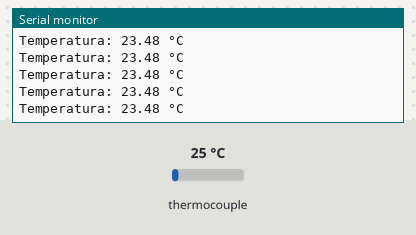
Bench run of a sketch on a simulated ESP32. On the bench: the last lines printed to the serial monitor. Inputs (shaded band) come from the test bench; at power-on: thermocouple 25 °C. Nothing arrives over Bluetooth unless stated.

Above: at 1.2 s.
1.3 s: thermocouple set to 6 °C
At 1.31 s:
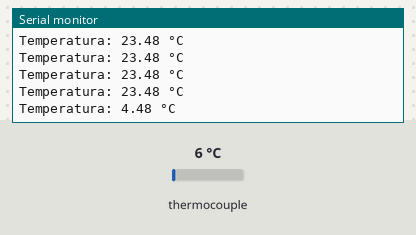
2.8 s: thermocouple set to 75 °C
At 2.8 s:
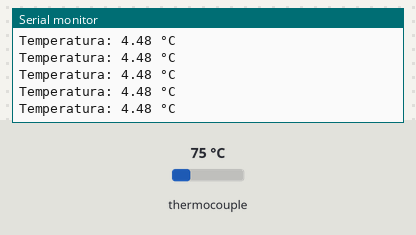
Timing chart, 0 to 5.8 s (numbered marks = the images above; inputs shaded):
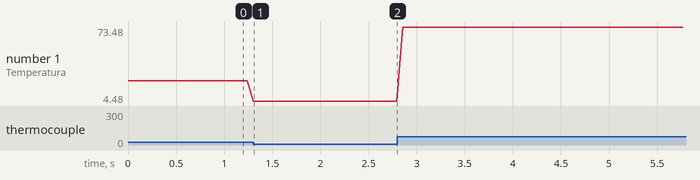

Measured:
- after the input at 1.3 s, the serial monitor: prints a new line at once (image 1)
- plotted number 1: 23.48 → 4.48 after the input at 1.3 s, 4.48 → 73.48 after the input at 2.8 s

The sketch:

esp32_rtd_bluetooth.ino
```cpp
#include <Adafruit_MAX31865.h>
#include "BluetoothSerial.h" // 내장 블루투스 사용

// MAX31865 설정 (소프트웨어 SPI)
Adafruit_MAX31865 thermo = Adafruit_MAX31865(5, 23, 19, 18);
#define RREF 430.0
#define RNOMINAL 100.0

volatile float Temperatura;

BluetoothSerial SerialBT;  // BluetoothSerial 객체 생성

void setup() {
  Serial.begin(115200);
  SerialBT.begin("ESP32_Temp"); // 블루투스 이름 설정

  Serial.println("Adafruit MAX31865 PT100 Sensor Test!");
  SerialBT.println("블루투스 연결됨: ESP32_Temp");

  thermo.begin(MAX31865_3WIRE);  // 3선식 RTD
}

void loop() {
  int start_time = millis();

  Temperatura = thermo.temperature(RNOMINAL, RREF);
  Temperatura -= 1.52; // 오프셋 보정

  // 시리얼 출력
  Serial.print("Temperatura: ");
  Serial.print(Temperatura);
  Serial.println(" °C");

  // 블루투스 출력
  SerialBT.print("Temperatura: ");
  SerialBT.print(Temperatura);
  SerialBT.println(" °C");

  int delay_time = (1000 / 16) - (millis() - start_time);
  if (delay_time > 0) {
    delay(delay_time);
  }
}
```
